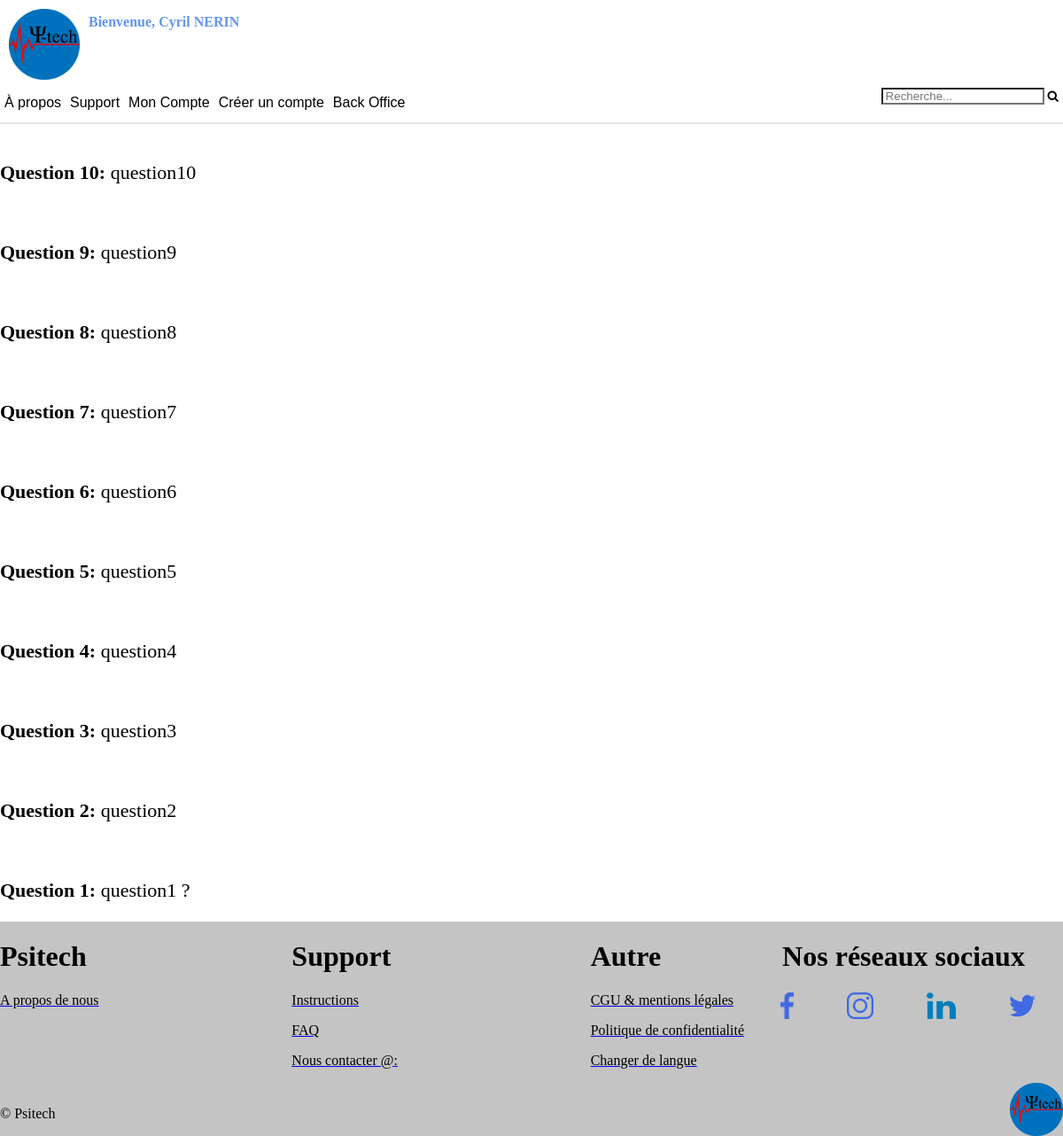
Page /APP/FAQ.php (signed in) on the committed database.
### tables this page shows
CREATE TABLE IF NOT EXISTS `faq` (
  `id` int(11) NOT NULL AUTO_INCREMENT,
  `question` text NOT NULL,
  `reponse` text NOT NULL,
  PRIMARY KEY (`id`)
);

### APP/FAQ.php (the view, shortened to what this page needs)
<!DOCTYPE html>
<html>
	<head>
		<link rel="stylesheet" href="CSS/faq.css">
	</head>
	<body>
		<body>
			<header>
				<?php include("header.php"); ?>
			</header>
			<?php
			try
			{
				$bdd = new PDO('mysql:host=localhost;dbname=app;charset=utf8', 'root', '',array(PDO::ATTR_ERRMODE => PDO::ERRMODE_EXCEPTION));
			}
			catch(Exception $e)
			{
				die('erreur:'.$e -> getMessage());
			}
			?>
			<div id="conteneur">
				<?php
				if (isset($_GET['searchtext'])) {
					$searchquery = $_GET['searchtext'];
					$questionsReponses = $bdd->query("SELECT * FROM faq WHERE reponse LIKE '%$searchquery%' OR reponse LIKE '%$searchquery%' ");
					if ($questionsReponses->rowCount() > 0) {
						while ($donnees = $questionsReponses->fetch()){?>
							<div class="element2">
								<p>
								<strong>Question <?php echo $donnees['id']?>:</strong> <?php echo $donnees['question']?>
								</p>
								<p>
									<?php echo $donnees['reponse']?>
								</p>
							</div>
<?php
						}
					} else {  	 ?>
						<p>Aucun résultat.</p>
<?php				}
				}
				else {
					$questionsReponses = $bdd->query("SELECT * FROM faq ORDER BY ID DESC");
					while ($donnees = $questionsReponses->fetch()){?>
						<div class="element2">
							<span class="span1" tabindex="0">
								<p>
								<strong>Question <?php echo $donnees['id']?>:</strong> <?php echo $donnees['question']?>
								</p>
							</span>
						</div>
				<?php
					}
				} ?>
			</div>
			<footer>
				<?php include("footer.php"); ?>
			</footer>
		</body>
	</body>
</html>

### APP/CSS/faq.css (style rules this page uses)
html, body { height: 100%; width; 100%; margin: 0; padding; 0; }
#conteneur { display: flex; flex-direction: column; }
.element2 { font-size: 22px; display: block; margin-top: 20px; }

### APP/CSS/header.css (style rules this page uses)
header { z-index: 999999; background-color: white; width: 100%; top: 0px; right: 0px; display: flex; align-items: flex-end; position:sticky; margin-bottom: 0px; border-bottom: 1px solid; border-color: #e4e4e4; }
.menubtn a, .contenuMenu a, { color: white; text-decoration: none; }

### APP/CSS/footer.css (style rules this page uses)
footer { background:#c4c4c4; width: 100%; bottom:0px; right: 0px; }

### rows in the picture
faq: id "10", question "question10"
faq: id "9", question "question9"
faq: id "8", question "question8"
faq: id "7", question "question7"
faq: id "6", question "question6"
faq: id "5", question "question5"
faq: id "4", question "question4"
faq: id "3", question "question3"
faq: id "2", question "question2"
faq: id "1", question "question1 ?"

### other values in the picture
$_SESSION['prenom'] "Cyril"
$_SESSION['nom'] "NERIN"
